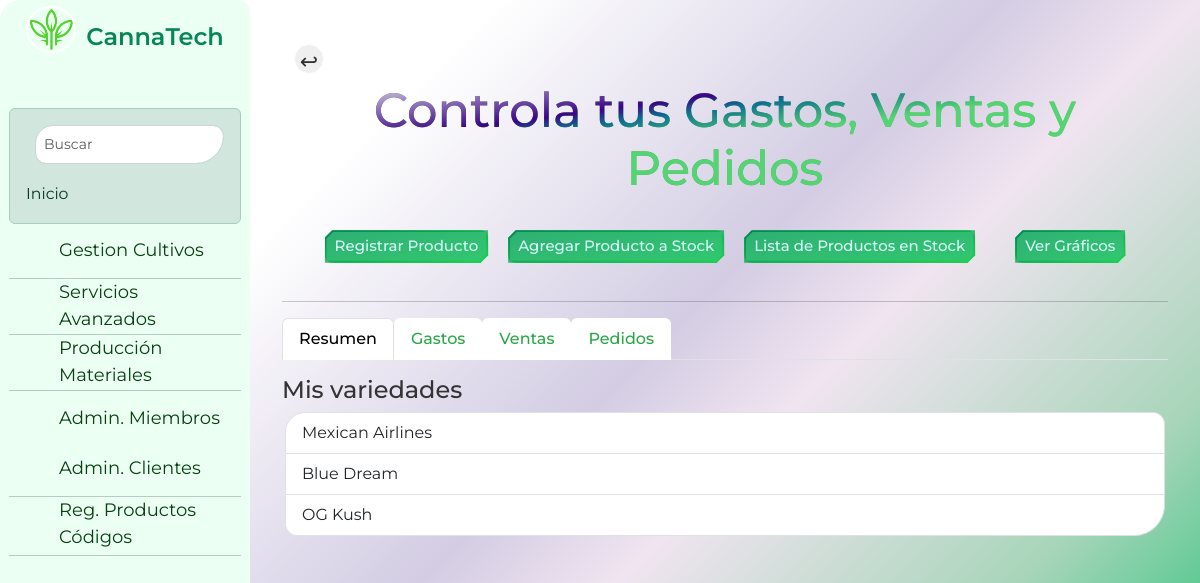
The page /dashboard/ (signed in) on the database its author committed.
### core/models.py (models this page shows, shortened)
class Variedad(models.Model): #planta
    nombre = models.CharField(max_length=100)
    descripcion = models.TextField()
    user = models.ForeignKey(User, on_delete=models.CASCADE, default=None)
    def __str__(self):
        return self.nombre

### core/views.py (the view, shortened to what this page needs)
# urls.py: path('dashboard/', views.dashboard, name='dashboard'),
@login_required
def dashboard(request):
    gasto_form = GastoOperativoForm()
    venta_form = VentaForm()
    pedido_form = PedidoForm()
    clientes = Cliente.objects.all().order_by('nombre')
    miembros = Miembro.objects.all().order_by('nombre')
    context = {
        'gasto_form': gasto_form,
        'venta_form': venta_form,
        'pedido_form': pedido_form,
        'clientes': clientes,
        'miembros': miembros,
        'gastos': GastoOperativo.objects.filter(user=request.user),  # Filtrar por usuario
        'ventas': Venta.objects.filter(user=request.user),
        'pedidos': Pedido.objects.all().order_by('-fecha_pedido'),
        'variedades': Variedad.objects.filter(user=request.user),
        'productos': Product.objects.filter(user=request.user),
        'productos_en_stock': Stock.objects.filter(quantity__gt=0),
    }
    return render(request, 'core/dashboard.html', context)

### core/forms.py
class GastoOperativoForm(forms.ModelForm):
    class Meta:
        model = GastoOperativo
        fields = ['tipo_gasto', 'descripcion', 'monto', 'fecha']
        widgets = {
            'fecha': forms.DateInput(attrs={'type': 'date'}),
        }

class VentaForm(forms.ModelForm):
    class Meta:
        model = Venta
        fields = ['producto', 'variedad', 'cantidad', 'precio_unitario', 'fecha']
        widgets = {
            'fecha': forms.DateInput(attrs={'type': 'date'}),
        }
    def __init__(self, *args, **kwargs):
        super(VentaForm, self).__init__(*args, **kwargs)
        self.fields['variedad'].required = False

### core/models.py (called while the page is built)
    def __str__(self):
        return self.nombre

    def __str__(self):
        variedad_nombre = self.variedad.nombre if self.variedad else ""
        return f"{self.name} - {variedad_nombre} - {self.code}"

    def __str__(self):
        return f"{self.nombre} {self.apellido} - {self.numero_socio}"

### core/templates/core/dashboard.html (shortened to what this page needs)
{% extends 'core/base.html' %}
{% load static %}
{% block content %}
<div class="container mt-4">
    <input type="button" class="btn-prev" value="↩" onClick="javascript:history.go(-1);">
    <div class="row hero">
        <div class="col-12">
            <h2>Controla tus Gastos, Ventas y Pedidos</h2>
            <br>
            <div class="d-flex justify-content-center mt-2 mb-2">
                <a href="{% url 'barcodes' %}" class="btn btn-primary btn-sm" style="margin-right: 20px; padding: 5px 10px; font-size: 15px;">Registrar Producto</a>
                <a href="{% url 'add_product_to_stock' %}" class="btn btn-primary btn-sm" style="margin-right: 20px; padding: 5px 10px; font-size: 15px;">Agregar Producto a Stock</a>
                <a href="{% url 'lista_stock' %}" class="btn btn-primary btn-sm" style="margin-right: 20px; padding: 5px 10px; font-size: 15px;">Lista de Productos en Stock</a>
                <a href="{% url 'graficar_datos' %}" class="btn btn-primary btn-sm" style="margin-left: 20px; padding: 5px 10px; font-size: 15px;">Ver Gráficos</a>
            </div>
        </div>
    </div>
</div>
    <hr>
    <ul class="nav nav-tabs" id="myTab" role="tablist">
        <li class="nav-item">
            <a class="nav-link active nav-link-green" id="home-tab" href="{% url 'dashboard' %}" role="tab" aria-controls="home" aria-selected="true">Resumen</a>
        </li>
        <li class="nav-item">
            <a class="nav-link nav-link-green" id="gastos-tab" data-toggle="tab" href="#gastos" role="tab" aria-controls="gastos" aria-selected="false">Gastos</a>
        </li>
        <li class="nav-item">
            <a class="nav-link nav-link-green" id="ventas-tab" data-toggle="tab" href="#ventas" role="tab" aria-controls="ventas" aria-selected="false">Ventas</a>
        </li>
        <li class="nav-item">
            <a class="nav-link nav-link-green" id="pedidos-tab" data-toggle="tab" href="#pedidos" role="tab" aria-controls="pedidos" aria-selected="false">Pedidos</a>
        </li>
    </ul>
    <div class="tab-content mt-3" id="myTabContent">
        <div class="tab-pane fade show active" id="home" role="tabpanel" aria-labelledby="home-tab">
            <h4>Mis variedades</h4>
            <ul class="list-group">
                {% for variedad in variedades %}
                    <li class="list-group-item">{{ variedad.nombre }}</li>
                {% empty %}
                    <li class="list-group-item">No hay variedades registradas.</li>
                {% endfor %}
            </ul>
        </div>
{% endblock %}

### rows shown on the page
Variedad: nombre "Mexican Airlines"
Variedad: nombre "Blue Dream"
Variedad: nombre "OG Kush"
